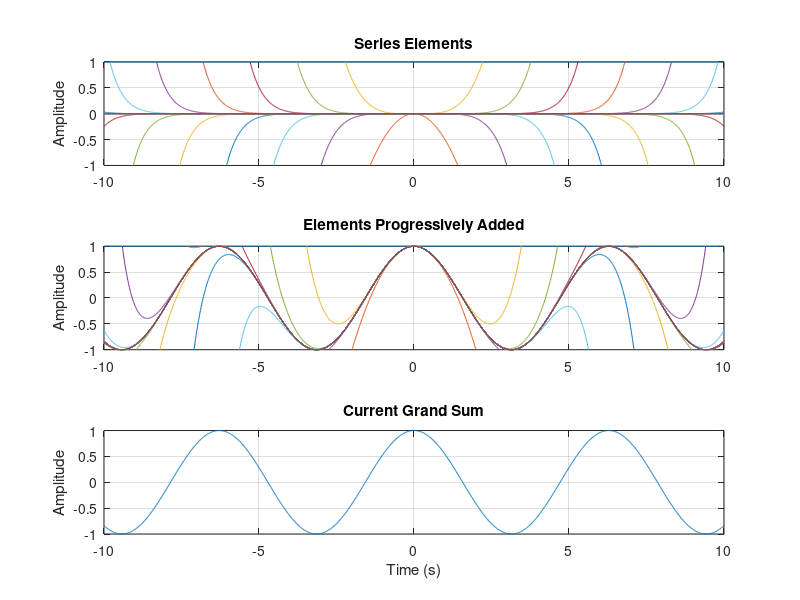

This chart was generated by the following MATLAB code:
% a demonstration of a Taylor Series approximation of cosine
%%%%%%%%%%%%%%%%%%%%%%%%%%
% Prepared by Iran Roman %
%       Music 320A       %
%%%%%%%%%%%%%%%%%%%%%%%%%%

clear all
close all
clc

% This will be a Maclaurin series, thus we will be centered on zero

theta = -10:1/100:10;

nelems = 20;

cos_approx = zeros(size(theta));

for n=0:2:nelems*2;
    
    curr_tayl = (((-1).^(n/2))*theta.^n)./factorial(n);
    cos_approx = cos_approx + curr_tayl;
    
    subplot(3,1,1)
    plot(theta,curr_tayl);
    ylim([-1 1])
    grid on    
    hold on
    ylabel('Amplitude')  
    title('Series Elements')
    
    subplot(3,1,2)
    plot(theta,cos_approx);
    ylim([-1 1])
    hold on
    grid on 
    ylabel('Amplitude')
    title('Elements Progressively Added')
    
    subplot(3,1,3)
    plot(theta,cos_approx);
    ylim([-1 1])
    grid on 
    xlabel('Time (s)')
    ylabel('Amplitude')
    title('Current Grand Sum')
    
    pause
    
end